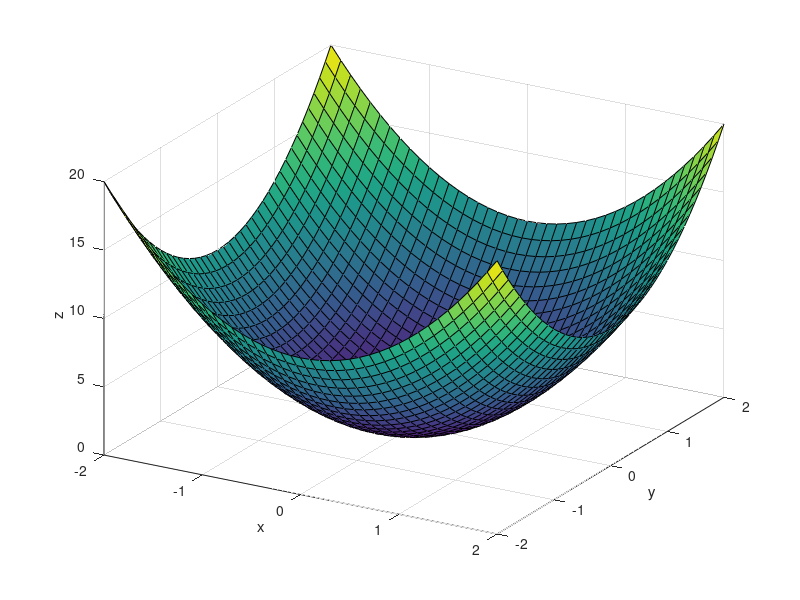

Here is the MATLAB script that generated this plot:
clear; clc; close all 

% Define paraboloid
X = -2 : .1 : 2; Y = X;
[x, y] = meshgrid(X, Y);
z = .5 * (x.^2 + y.^2); 

% Draw 3D figure, keep track of its handle
h = surf(x,y,z);
% Keep axes constant
axis([-2 2 -2 2 0 20]) 

% Define title and labels for reference
xlabel('x'); ylabel('y'); zlabel('z') 

% Stretch paraboloid and show updates
for i = 1 : .1 : 5;
    set(h, 'xdata', x, 'ydata', y, 'zdata', i*z)
    drawnow
end   

% Modify azimuth (horizontal rotation) and update drawing
for az = -37.5 : .5 : 30
    view(az, 30)
    drawnow
end 